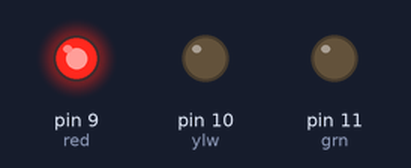
Bench run of a sketch on a simulated Arduino Uno, built with avr-gcc and run on an emulated ATmega328P. Parts: output pins drawn as LEDs (lit = HIGH).

Above: at 10.0 s.
At 30.0 s:
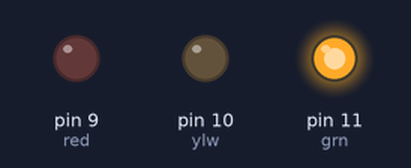
At 41.5 s:
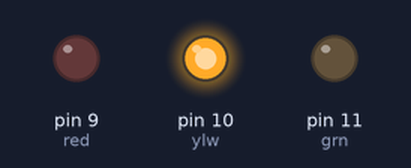
Timing chart, 0 to 55.9 s (numbered marks = the images above):
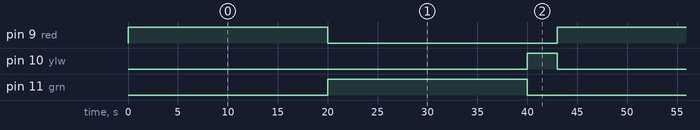

The sketch:

Stoplight.ino
```cpp
const int red = 9;
const int ylw = 10;
const int grn = 11;

void setup() {
  // put your setup code here, to run once:
  pinMode(red, OUTPUT);
  pinMode(ylw, OUTPUT);
  pinMode(grn, OUTPUT);
}

void loop() {
  // put your main code here, to run repeatedly:
  digitalWrite(red, HIGH);
  digitalWrite(ylw, LOW);
  digitalWrite(grn, LOW);
  delay(20000);
  digitalWrite(red, LOW);
  digitalWrite(ylw, LOW);
  digitalWrite(grn, HIGH);
  delay(20000);
  digitalWrite(red, LOW);
  digitalWrite(ylw, HIGH);
  digitalWrite(grn, LOW);
  delay(3000);
}
```

Measured:
- by itself, pin 9 (red), pin 11 (grn): alternates HIGH for 20.0 s and LOW for 23.0 s
- by itself, pin 10 (ylw): alternates HIGH for 3.0 s and LOW for 40.0 s
- by itself, everything shown: repeats every 43.0 s, in 3 steps
